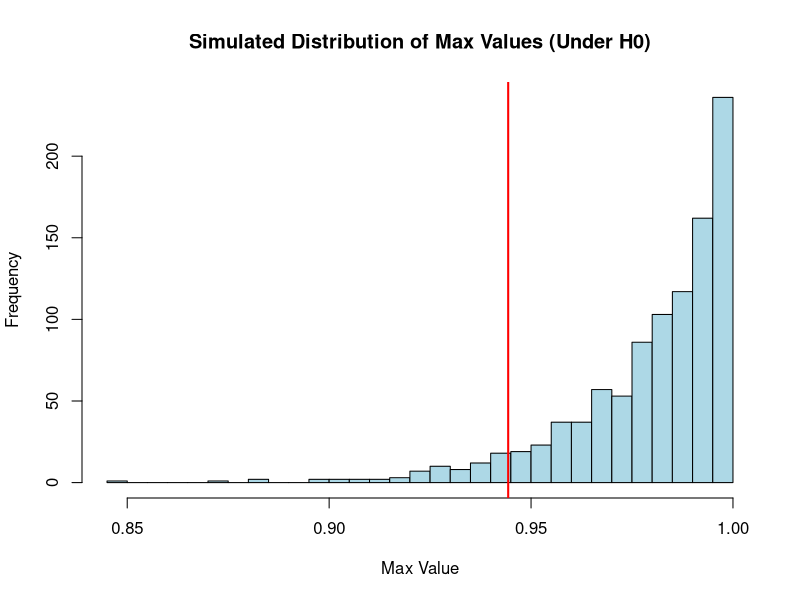
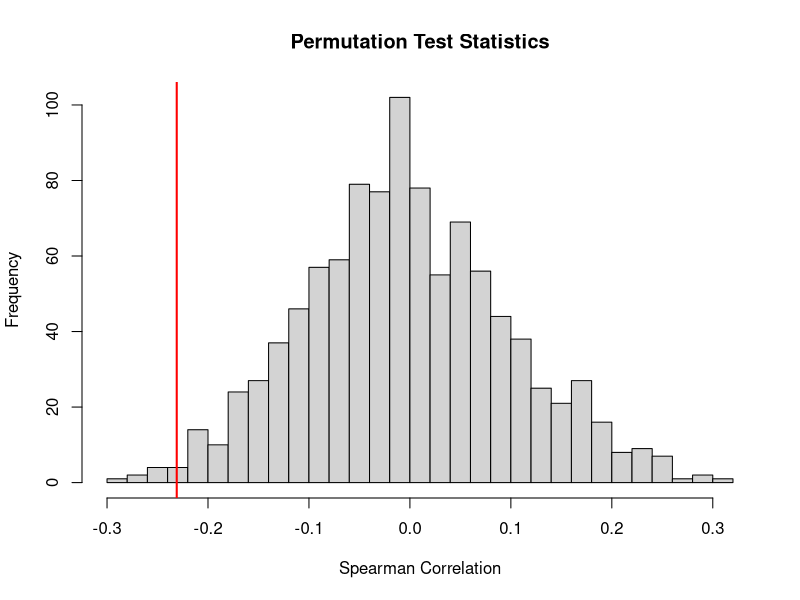

Source code (R) for these figures, in order:
## ---- chunk 1
knitr::opts_chunk$set(echo=T,eval=T,message=F,warning=F,fig.align='center')
library(tidyverse)
## ---- chunk 2
flips1 = "HTHTHTHTHTHTHTHTHTHTHTHTHTHTHTHTHTHTHTHTHTHTHTHTHTHTHTHTHTHTHTHTHTHTHTHTHTHTHTHTHTHTHTHTHTHTHTHTHTHTHTHTHTHTHTHTHTHTHTHTHTHTHTHTHTHTHTHTHTHTHTHTHTHTHTHTHTHTHTHTHTHTHTHTHTHTHTHTHTHTHTHTHTHTHTHTHTHTHTHT"

flips2 = "HHHTHTTTHHTHHTHHHTTTTHTHTHHTTHTHHHTHHTHTTTHTHHHTHTTTHTHTHHTHTHTTHTHHTHTHTTTHTHHHTHTHTTHTHTHHTHTHTHHHTHTTTHTHHTHTHTHHTTTHTHHTHHTTTTHTHTHHHTHTTHTHHTHTHTTHTHHTHTHHHTHHHTHTTTHTTHTTTHTHHHTHTHTTHTHHTHHTHTTT"

flips3 = "HHTHTHTTTHTHHHTHHTTTHTHHTHTTTHTHTHHTHTHTTHTHHHHHHTTTHTHTHHTHTTTHTHHTHTHTTTHTHHHTTHTTTHTHTHHHHTHTTHHTTTTTHTHHHTHTHTTTTTHHHTHHTHHTHHHTTTTHTHTHHHTHHTTTTTHTHHHTHTHTHTTTHTHHHTHTHTHTTHTHHTHTHTHTTTTHTHHHTHTH"

flips4 = "HTHHHHHHHTHTTHHTTHHHTHTHTTTHHTHHHTHHTTHTTTTTTTTTHTHHTTTTTHTHTHTHHTTHTTHTTTTTHHHTHTTTHTHTHHHTHTTTTHTHTHHTTHTHTTHHTHTHHHHTHTTHHTTHTTHTTHTHHHHHHTTTTTTHHHTTHTHHHHTTTHTTHHHTTHTHHTTTHHTHHTTTHTHHTHHHTHHTTHHH"

flips5 = "HHHHHHHHHHTTTTTTTTTTHHHHHHHHHHTTTTTTTTTTHHHHHHHHHHTTTTTTTTTTHHHHHHHHHHTTTTTTTTTTHHHHHHHHHHTTTTTTTTTTHHHHHHHHHHTTTTTTTTTTHHHHHHHHHHTTTTTTTTTTHHHHHHHHHHTTTTTTTTTTHHHHHHHHHHTTTTTTTTTTHHHHHHHHHHTTTTTTTTTT"

flips6 = "TTHTTTHTTTTTTTHTHTHTHTTHTTHTHHTHHTTTHHTHTTTHTHHTHHHTHTTHHTHHTTHTHTTTTHTHTTTHHTTTTTTTTHTHHTTHTTTTTTHTHTHTHTTTHTTHHTTHTTTHHTTTHTTHTTTTHTTTTHHTTTHTHTHHHTTTTTTHTHHTTTTTTTTTTTTHHHTTTHHHTTTHTTTHTHTTHTTTTTHT"

# you can use the function below to split the above sequences in vectors of flips
split = function(str) strsplit(str, split="")[[1]]
split(flips1)
## ---- chunk 3
# Function to find the longest run of heads ("H") in a vector of coin flips
longest_heads_run <- function(flips) {
  max_run <- 0   # Variable to store the maximum run of heads
  current_run <- 0  # Variable to count the current run of heads
  
  for (flip in flips) {
    if (flip == "H") {
      current_run <- current_run + 1  # Increment the current run of heads
    } else {
      if (current_run > max_run) {
        max_run <- current_run  # Update max_run if current_run is greater
      }
      current_run <- 0  # Reset the current run if the flip is not heads
    }
  }
  
  # Final check in case the longest run is at the end of the sequence
  if (current_run > max_run) {
    max_run <- current_run
  }
  
  return(max_run)
}

# Example usage
longest_heads_run(split(flips1))
longest_heads_run(split(flips2))
longest_heads_run(split(flips3))
longest_heads_run(split(flips4))
longest_heads_run(split(flips5))
longest_heads_run(split(flips6))

## ---- chunk 4
# Function to simulate fair coin flips and find the longest run of heads
simulate_coin_flips <- function(n_flips) {
  flips <- sample(c("H", "T"), size = n_flips, replace = TRUE)  # Simulate fair coin flips
  return(longest_heads_run(flips))  # Return the longest run of heads
}

# Number of flips in each sequence
n_flips <- 200  # Adjust this to the actual length of your flip sequences

# Monte Carlo simulation to find the average longest run of heads over 10,000 trials
set.seed(123)
n_trials <- 10000
longest_runs <- numeric(n_trials)

for (i in 1:n_trials) {
  longest_runs[i] <- simulate_coin_flips(n_flips)
}

# Calculate the average longest run of heads from the Monte Carlo simulation
average_longest_run <- mean(longest_runs)
print(paste("Average longest run of heads from Monte Carlo simulation (using a fair coin):", average_longest_run))

# Compare with the longest run of heads from each provided sequence 
flips_list <- list(flips1, flips2, flips3, flips4, flips5, flips6)
results <- sapply(flips_list, function(flip_sequence) {
  flips_vector <- split(flip_sequence)
  longest_heads <- longest_heads_run(flips_vector)
  return(longest_heads)
})

# Combine the results
comparison <- data.frame(Sequence = paste0("Flips", 1:6),
                         LongestRun = results,
                         Difference = results - average_longest_run)

# Print comparison results
print(comparison)

## ---- chunk 5
# Calculate p-values for each sequence
p_values <- sapply(results, function(longest_run) {
  # P-value is the proportion of simulated runs that are less than or equal to the longest run
  mean(longest_runs <= longest_run)
  #2 * min(mean(longest_runs >= longest_run), mean(longest_runs <= longest_run))      # if we want 2 sided test
})

# Combine the results into a data frame
comparison <- data.frame(Sequence = paste0("Flips", 1:6),
                         LongestRun = results,
                         PValue = p_values)

# Print comparison results
print(comparison)


## ---- chunk 6
p_value <- 2 * min(mean(longest_runs >= average_longest_run), mean(longest_runs <= average_longest_run))
p_value


## ---- chunk 7
flips1 = "HTHTHTHTHTHTHTHTHTHTHTHTHTHTHTHTHTHTHTHTHTHTHTHTHTHTHTHTHTHTHTHTHTHTHTHTHTHTHTHTHTHTHTHTHTHTHTHTHTHTHTHTHTHTHTHTHTHTHTHTHTHTHTHTHTHTHTHTHTHTHTHTHTHTHTHTHTHTHTHTHTHTHTHTHTHTHTHTHTHTHTHTHTHTHTHTHTHTHTHT"

flips2 = "HHHTHTTTHHTHHTHHHTTTTHTHTHHTTHTHHHTHHTHTTTHTHHHTHTTTHTHTHHTHTHTTHTHHTHTHTTTHTHHHTHTHTTHTHTHHTHTHTHHHTHTTTHTHHTHTHTHHTTTHTHHTHHTTTTHTHTHHHTHTTHTHHTHTHTTHTHHTHTHHHTHHHTHTTTHTTHTTTHTHHHTHTHTTHTHHTHHTHTTT"

flips3 = "HHTHTHTTTHTHHHTHHTTTHTHHTHTTTHTHTHHTHTHTTHTHHHHHHTTTHTHTHHTHTTTHTHHTHTHTTTHTHHHTTHTTTHTHTHHHHTHTTHHTTTTTHTHHHTHTHTTTTTHHHTHHTHHTHHHTTTTHTHTHHHTHHTTTTTHTHHHTHTHTHTTTHTHHHTHTHTHTTHTHHTHTHTHTTTTHTHHHTHTH"

flips4 = "HTHHHHHHHTHTTHHTTHHHTHTHTTTHHTHHHTHHTTHTTTTTTTTTHTHHTTTTTHTHTHTHHTTHTTHTTTTTHHHTHTTTHTHTHHHTHTTTTHTHTHHTTHTHTTHHTHTHHHHTHTTHHTTHTTHTTHTHHHHHHTTTTTTHHHTTHTHHHHTTTHTTHHHTTHTHHTTTHHTHHTTTHTHHTHHHTHHTTHHH"

flips5 = "HHHHHHHHHHTTTTTTTTTTHHHHHHHHHHTTTTTTTTTTHHHHHHHHHHTTTTTTTTTTHHHHHHHHHHTTTTTTTTTTHHHHHHHHHHTTTTTTTTTTHHHHHHHHHHTTTTTTTTTTHHHHHHHHHHTTTTTTTTTTHHHHHHHHHHTTTTTTTTTTHHHHHHHHHHTTTTTTTTTTHHHHHHHHHHTTTTTTTTTT"

flips6 = "TTHTTTHTTTTTTTHTHTHTHTTHTTHTHHTHHTTTHHTHTTTHTHHTHHHTHTTHHTHHTTHTHTTTTHTHTTTHHTTTTTTTTHTHHTTHTTTTTTHTHTHTHTTTHTTHHTTHTTTHHTTTHTTHTTTTHTTTTHHTTTHTHTHHHTTTTTTHTHHTTTTTTTTTTTTHHHTTTHHHTTTHTTTHTHTTHTTTTTHT"

# you can use the function below to split the above sequences in vectors of flips
split = function(str) strsplit(str, split="")[[1]]
split(flips1)

# Function to calculate autocorrelation for a given lag
autocorrelation <- function(sequence, lag) {
  n <- length(sequence)
  sequence_lagged <- sequence[(lag + 1):n]
  sequence_original <- sequence[1:(n - lag)]
  
  # Compute correlation between original and lagged sequence
  return(cor(sequence_original, sequence_lagged))
}

# Function to calculate the maximum streak length
max_streak_length <- function(sequence) {
  max_streak <- 0
  current_streak <- 1
  
  for (i in 2:length(sequence)) {
    if (sequence[i] == sequence[i - 1]) {
      current_streak <- current_streak + 1
    } else {
      max_streak <- max(max_streak, current_streak)
      current_streak <- 1
    }
  }
  max_streak <- max(max_streak, current_streak) # Handle case when last streak is the longest
  return(max_streak)
}

# Convert coin flips sequences to 0s and 1s (H = 1, T = 0)
convert_to_numeric <- function(sequence) {
  return(as.numeric(sequence == 'H'))
}

# Example sequences
flips1 <- unlist(strsplit("HTHTHTHTHTHTHTHTHTHTHTHTHTHTHTHTHTHTHTHTHTHTHTHTHTHTHTHTHTHTHTHTHTHTHTHTHTHTHTHTHTHTHTHTHTHTHTHTHTHTHTHTHTHTHTHTHTHTHTHTHTHTHTHTHTHTHTHTHTHTHTHTHTHTHTHTHTHTHTHTHTHTHTHTHTHTHTHTHTHTHTHTHTHTHTHTHTHTHTHT", ""))
flips2 <- unlist(strsplit("HHHTHTTTHHTHHTHHHTTTTHTHTHHTTHTHHHTHHTHTTTHTHHHTHTTTHTHTHHTHTHTTHTHHTHTHTTTHTHHHTHTHTTHTHTHHTHTHTHHHTHTTTHTHHTHTHTHHTTTHTHHTHHTTTTHTHTHHHTHTTHTHHTHTHTTHTHHTHTHHHTHHHTHTTTHTTHTTTHTHHHTHTHTTHTHHTHHTHTTT", ""))
flips3 <- unlist(strsplit("HHTHTHTTTHTHHHTHHTTTHTHHTHTTTHTHTHHTHTHTTHTHHHHHHTTTHTHTHHTHTTTHTHHTHTHTTTHTHHHTTHTTTHTHTHHHHTHTTHHTTTTTHTHHHTHTHTTTTTHHHTHHTHHTHHHTTTTHTHTHHHTHHTTTTTHTHHHTHTHTHTTTHTHHHTHTHTHTTHTHHTHTHTHTTTTHTHHHTHTH", ""))
flips4<- unlist(strsplit("HTHHHHHHHTHTTHHTTHHHTHTHTTTHHTHHHTHHTTHTTTTTTTTTHTHHTTTTTHTHTHTHHTTHTTHTTTTTHHHTHTTTHTHTHHHTHTTTTHTHTHHTTHTHTTHHTHTHHHHTHTTHHTTHTTHTTHTHHHHHHTTTTTTHHHTTHTHHHHTTTHTTHHHTTHTHHTTTHHTHHTTTHTHHTHHHTHHTTHHH", ""))
flips5<- unlist(strsplit("HHHHHHHHHHTTTTTTTTTTHHHHHHHHHHTTTTTTTTTTHHHHHHHHHHTTTTTTTTTTHHHHHHHHHHTTTTTTTTTTHHHHHHHHHHTTTTTTTTTTHHHHHHHHHHTTTTTTTTTTHHHHHHHHHHTTTTTTTTTTHHHHHHHHHHTTTTTTTTTTHHHHHHHHHHTTTTTTTTTTHHHHHHHHHHTTTTTTTTTT", ""))
flips6<- unlist(strsplit("TTHTTTHTTTTTTTHTHTHTHTTHTTHTHHTHHTTTHHTHTTTHTHHTHHHTHTTHHTHHTTHTHTTTTHTHTTTHHTTTTTTTTHTHHTTHTTTTTTHTHTHTHTTTHTTHHTTHTTTHHTTTHTTHTTTTHTTTTHHTTTHTHTHHHTTTTTTHTHHTTTTTTTTTTTTHHHTTTHHHTTTHTTTHTHTTHTTTTTHT", ""))

# Convert to numeric
flips1_num <- convert_to_numeric(flips1)
flips2_num <- convert_to_numeric(flips2)
flips3_num <- convert_to_numeric(flips3)
flips4_num <- convert_to_numeric(flips4)
flips5_num <- convert_to_numeric(flips5)
flips6_num <- convert_to_numeric(flips6)


# Calculate autocorrelation for Lag 1 and Lag 2
autocorr_flips1_lag1 <- autocorrelation(flips1_num, 1)
autocorr_flips1_lag2 <- autocorrelation(flips1_num, 2)
autocorr_flips2_lag1 <- autocorrelation(flips2_num, 1)
autocorr_flips2_lag2 <- autocorrelation(flips2_num, 2)

# Calculate max streak length
max_streak_flips1 <- max_streak_length(flips1_num)
max_streak_flips2 <- max_streak_length(flips2_num)
max_streak_flips3 <- max_streak_length(flips3_num)
max_streak_flips4 <- max_streak_length(flips4_num)
max_streak_flips5 <- max_streak_length(flips5_num)
max_streak_flips6 <- max_streak_length(flips6_num)

# Results
cat("Flips1 Autocorrelation (Lag 1):", autocorr_flips1_lag1, "\n")
cat("Flips1 Autocorrelation (Lag 2):", autocorr_flips1_lag2, "\n")
cat("Flips2 Autocorrelation (Lag 1):", autocorr_flips2_lag1, "\n")
cat("Flips2 Autocorrelation (Lag 2):", autocorr_flips2_lag2, "\n")
cat("Flips1 Max Streak Length:", max_streak_flips1, "\n")
cat("Flips2 Max Streak Length:", max_streak_flips2, "\n")
cat("Flips3 Max Streak Length:", max_streak_flips3, "\n")
cat("Flips4 Max Streak Length:", max_streak_flips4, "\n")
cat("Flips5 Max Streak Length:", max_streak_flips5, "\n")
cat("Flips6 Max Streak Length:", max_streak_flips6, "\n")

# Function to simulate coin flips and find max streak length
simulate_max_streak <- function(n_flips) {
  sequence <- sample(c(0, 1), n_flips, replace = TRUE)  # Random sequence (0 = T, 1 = H)
  max_streak_length(sequence)
}
simulate_max_streak(200)
# Simulate max streak lengths for many random sequences

n_simulations <- 10000
n_flips <- 200
simulated_streaks <- replicate(n_simulations, simulate_max_streak(n_flips))

# Compare observed max streaks with simulated distribution
observed_streaks <- c(1, 4, 6, 9, 10, 12)

# Calculate the proportion of simulated streaks that are longer than or equal to each observed streak
p_values <- sapply(observed_streaks, function(obs) mean(simulated_streaks >= obs))

# Results
cat("P-values for each observed streak length:", p_values, "\n")

## ---- chunk 8
X <- read.csv("uniform_sample.csv")$x
head(X)
## ---- chunk 9
n <- 50  # Sample size
M <- 1000  # Number of simulations

# Simulate the maximum values of uniform distribution over [0,1]
sim_max <- replicate(M, max(runif(n, 0, 1)))
#sim_max
mean(sim_max) # mean of the maxes of the simulated sequences

# Observed max from the sample
obs_max<- max(X)
obs_max

# Calculate the p-value simulated max greater than observed
p_value <- mean(sim_max >= obs_max)
p_value

# Plot the histogram
hist(sim_max, breaks = 30, main = "Simulated Distribution of Max Values (Under H0)",
     xlab = "Max Value", col = "lightblue")

# Add a red line at the observed max value
abline(v = obs_max, col = "red", lwd = 2)

## ---- chunk 10
blurtle <- read.csv("blurtle.csv")

#blurtle
#blurtle$tries
#mean(blurtle$tries)
#var(blurtle$tries)

# Compute observed test statistic
observed_stat <- cor(blurtle$day, blurtle$tries, method = "spearman")

# Permutation test function
perm_test <- function(data, n_perm = 1000) {
  perm_stats <- numeric(n_perm)
  
  for (i in 1:n_perm) {
    perm_data <- data
    perm_data$tries <- sample(perm_data$tries)
    perm_stats[i] <- cor(perm_data$day, perm_data$tries, method = "spearman")
  }
  
  return(perm_stats)
}

set.seed(123)
perm_stats <- perm_test(blurtle)

# Calculate p-value
p_value <- (sum(abs(perm_stats) >= abs(observed_stat)) + 1) / (length(perm_stats) + 1)

# Plot distribution of permutation test statistics
hist(perm_stats, main = "Permutation Test Statistics", xlab = "Spearman Correlation", breaks = 30)
abline(v = observed_stat, col = "red", lwd = 2)

# Print results
print(paste("Observed test statistic: ", observed_stat))
print(paste("P-value: ", p_value))
